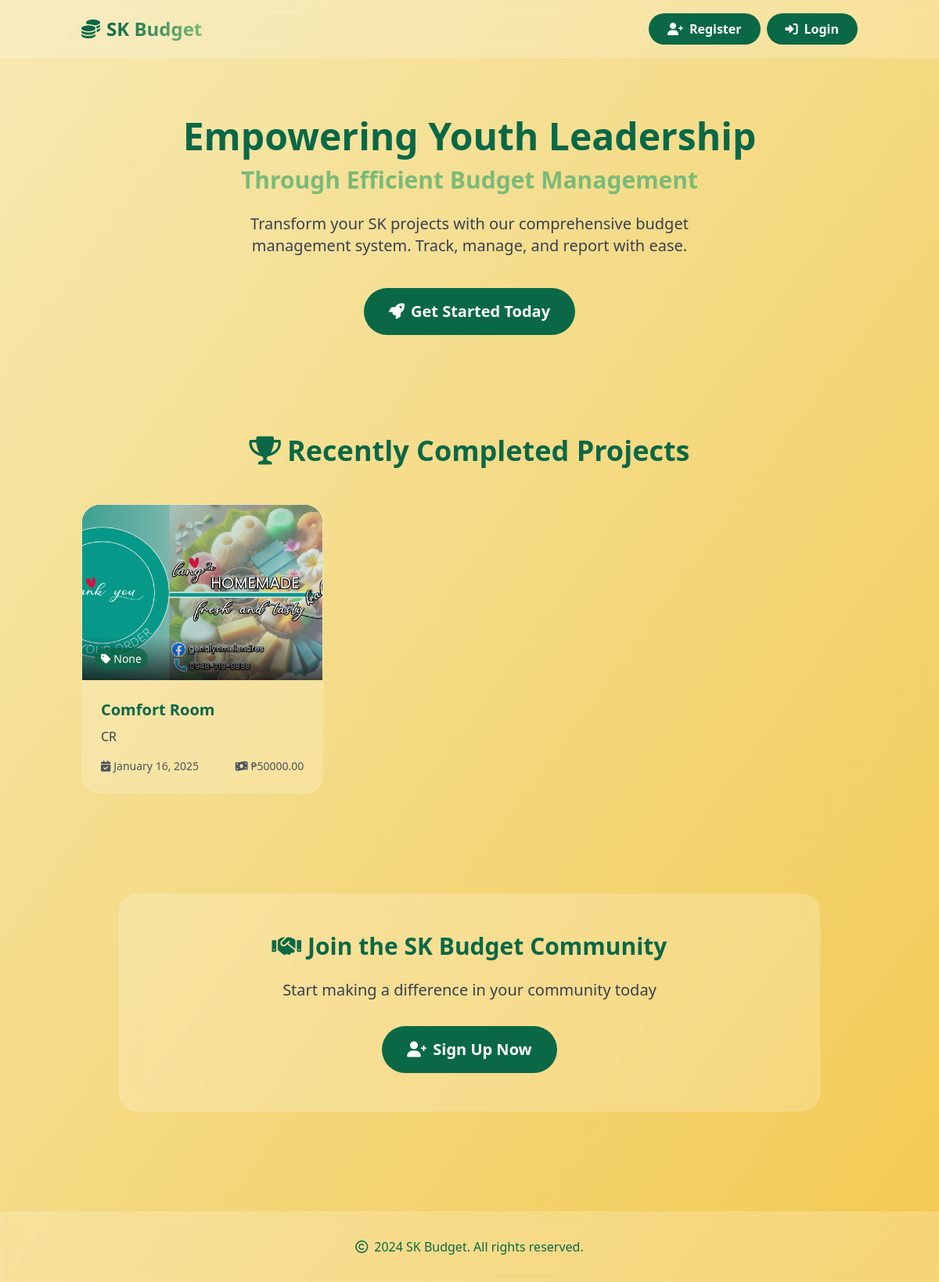
The page / on the database its author committed.
### sk_project/models.py (models this page shows, shortened)
class Project(models.Model):
    name = models.CharField(max_length=255)
    description = models.TextField()
    allocated_budget = models.DecimalField(max_digits=10, decimal_places=2, default=0)
    budget = models.DecimalField(max_digits=10, decimal_places=2)
    main_budget = models.ForeignKey(MainBudget, related_name='projects', on_delete=models.SET_NULL, null=True)
    chairman = models.ForeignKey(User, related_name='projects', on_delete=models.CASCADE)
    start_date = models.DateField()
    end_date = models.DateField()
    STATUS_CHOICES = [
        ('ongoing', 'Ongoing'),
        ('completed', 'Completed'),
        ('cancelled', 'Cancelled')
    ]
    status = models.CharField(max_length=20, choices=STATUS_CHOICES, default='ongoing')
    image = models.ImageField(upload_to='project_images/%Y/%m/%d/', blank=True, null=True)
    final_image = models.ImageField(upload_to='project_final_images/%Y/%m/%d/', blank=True, null=True)
    created_at = models.DateTimeField(auto_now_add=True)
    updated_at = models.DateTimeField(auto_now=True)
    class Meta:
        ordering = ['start_date']

### sk_project/views.py (the view)
# urls.py: path('', views.landing_page, name='landing_page'),
def landing_page(request):
    completed_projects = Project.objects.filter(
        status='completed'
    ).select_related('chairman').prefetch_related(
        'accomplishment_reports',
        'accomplishment_reports__report_images'
    ).order_by('-end_date')[:6]
    projects_data = []
    for project in completed_projects:
        chairman = project.chairman
        address = chairman.address if chairman.address else "Address not available"
        image = project.final_image if project.final_image else None
        project_info = {
            'title': project.name,
            'image': image,
            'chairman_name': chairman.get_full_name() or chairman.username,
            'address': address,
            'completion_date': project.end_date,
            'description': project.description,
            'allocated_budget': project.allocated_budget,
            'start_date': project.start_date,
            'status': project.status,
            'category': project.category if hasattr(project, 'category') else None,
            'beneficiaries': project.beneficiaries if hasattr(project, 'beneficiaries') else None
        }
        projects_data.append(project_info)
    context = {
        'completed_projects': projects_data
    }
    return render(request, 'landing_page.html', context)

### templates/landing_page.html (shortened to what this page needs)
<!DOCTYPE html>
<html lang="en">
    {% load static %}
    {% load humanize %}
    <head>
        <script src="https://cdn.tailwindcss.com"></script>
        <link href="https://cdnjs.cloudflare.com/ajax/libs/font-awesome/6.0.0-beta3/css/all.min.css" rel="stylesheet">
    </head>
    <body class="bg-gradient-to-br from-secondary to-primary min-h-screen hero-pattern">
        <header class="fixed w-full top-0 z-50">
            <nav class="glass-effect text-tertiary py-4">
                <div class="container mx-auto px-4 flex justify-between items-center">
                    <h1 class="text-2xl font-bold flex items-center">
                        <i class="fas fa-coins mr-2 text-tertiary"></i>
                        <span class="bg-clip-text text-transparent bg-gradient-to-r from-tertiary to-quaternary">SK Budget</span>
                    </h1>
                    <div class="flex items-center">
                        <a href="{% url 'register' %}" class="bg-tertiary hover:bg-quaternary text-white font-bold py-2 px-6 rounded-full transition duration-300 transform hover:scale-105 mr-2">
                            <i class="fas fa-user-plus mr-2"></i>Register
                        </a>
                        <a href="{% url 'login' %}" class="bg-tertiary hover:bg-quaternary text-white font-bold py-2 px-6 rounded-full transition duration-300 transform hover:scale-105">
                            <i class="fas fa-sign-in-alt mr-2"></i>Login
                        </a>
                    </div>
                </div>
            </nav>
        </header>
        <main class="pt-20">
            <section class="container mx-auto px-4 py-16">
                <div class="text-center max-w-4xl mx-auto">
                    <h2 class="text-5xl font-bold text-tertiary mb-6 leading-tight">
                        <span class="block">Empowering Youth Leadership</span>
                        <span class="block text-3xl text-quaternary mt-2">Through Efficient Budget Management</span>
                    </h2>
                    <p class="text-xl text-gray-700 mb-10 max-w-2xl mx-auto">Transform your SK projects with our comprehensive budget management system. Track, manage, and report with ease.</p>
                    <a href="{% url 'register' %}" class="inline-block bg-tertiary hover:bg-quaternary text-white font-bold py-4 px-8 rounded-full text-xl transition duration-300 transform hover:scale-105 hover:shadow-lg">
                        <i class="fas fa-rocket mr-2"></i>Get Started Today
                    </a>
                </div>
            </section>
            <section class="container mx-auto px-4 py-16">
                <h2 class="text-4xl font-bold text-tertiary mb-12 text-center">
                    <i class="fas fa-trophy mr-2"></i>Recently Completed Projects
                </h2>
                <div class="grid md:grid-cols-2 lg:grid-cols-3 gap-8">
                    {% for project in completed_projects %}
                    <div class="glass-effect rounded-3xl overflow-hidden transform hover:scale-105 transition-all duration-300 hover:shadow-xl cursor-pointer"
                         onclick="showProjectDetails('{{ project.title }}', '{{ project.description }}', '{{ project.image.url }}',
                         '{{ project.allocated_budget|floatformat:2 }}', '{{ project.completion_date|date:'F d, Y' }}', '{{ project.chairman_name }}',
                         '{{ project.address }}', '{{ project.category }}', '{{ project.beneficiaries }}',
                         '{{ project.start_date|date:'F d, Y' }}', '{{ project.status }}')">
                        <div class="h-56 bg-tertiary relative overflow-hidden">
                            {% if project.image %}
                                <img src="{{ project.image.url }}" alt="{{ project.title }}" class="w-full h-full object-cover">
                            {% else %}
                                <div class="w-full h-full flex items-center justify-center bg-tertiary text-white">
                                    <i class="fas fa-project-diagram text-5xl"></i>
                                </div>
                            {% endif %}
                            <div class="absolute bottom-0 left-0 right-0 bg-gradient-to-t from-black/70 to-transparent p-4">
                                <span class="text-white text-sm px-2 py-1 rounded-full bg-tertiary/80">
                                    <i class="fas fa-tag mr-1"></i>{{ project.category }}
                                </span>
                            </div>
                        </div>
                        <div class="p-6">
                            <h3 class="text-xl font-bold text-tertiary mb-2">{{ project.title }}</h3>
                            <p class="text-gray-700 mb-4 line-clamp-2">{{ project.description|upper }}</p>
                            <div class="flex justify-between items-center text-sm text-gray-600">
                                <span><i class="fas fa-calendar-check mr-1"></i>{{ project.completion_date|date:'F d, Y' }}</span>
                                <span><i class="fas fa-money-bill-wave mr-1"></i>₱{{ project.allocated_budget|floatformat:2 }}</span>
                            </div>
                        </div>
                    </div>
                    {% empty %}
                    <div class="col-span-full glass-effect rounded-3xl p-12 text-center">
                        <i class="fas fa-info-circle text-6xl text-tertiary/50 mb-4"></i>
                        <p class="text-xl text-gray-600">No completed projects available at the moment.</p>
                    </div>
                    {% endfor %}
                </div>
            </section>
            <section class="container mx-auto px-4 py-16 text-center">
                <div class="glass-effect rounded-3xl p-12 max-w-4xl mx-auto">
                    <h2 class="text-3xl font-bold text-tertiary mb-6">
                        <i class="fas fa-handshake mr-2"></i>Join the SK Budget Community
                    </h2>
                    <p class="text-xl text-gray-700 mb-8">Start making a difference in your community today</p>
                    <a href="{% url 'register' %}" class="inline-block bg-tertiary hover:bg-quaternary text-white font-bold py-4 px-8 rounded-full text-xl transition duration-300 transform hover:scale-105 hover:shadow-lg">
                        <i class="fas fa-user-plus mr-2"></i>Sign Up Now
                    </a>
                </div>
            </section>
        </main>
        <footer class="glass-effect text-tertiary py-8 mt-16">
            <div class="container mx-auto px-4 text-center">
                <p><i class="far fa-copyright mr-2"></i>2024 SK Budget. All rights reserved.</p>
            </div>
        </footer>
    </body>
</html>

### templates/landing_page.html (style rules this page uses)
.glass-effect { background: rgba(255, 255, 255, 0.2); backdrop-filter: blur(10px); border: 1px solid rgba(255, 255, 255, 0.1); }

### rows shown on the page
Project: title "Comfort Room", description "CR", completion_date "January 16, 2025", allocated_budget "50000.00"

### other values the page prints
{{ project.category }} "None"
